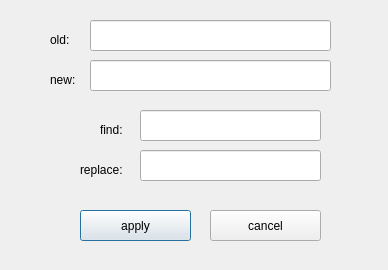
<?xml version="1.0" encoding="UTF-8"?>
<ui version="4.0">
 <class>ReplaceDialog</class>
 <widget class="QDialog" name="ReplaceDialog">
  <property name="geometry">
   <rect>
    <x>0</x>
    <y>0</y>
    <width>388</width>
    <height>270</height>
   </rect>
  </property>
  <property name="windowTitle">
   <string>find and replace</string>
  </property>
  <widget class="QPushButton" name="button_apply">
   <property name="geometry">
    <rect>
     <x>80</x>
     <y>210</y>
     <width>111</width>
     <height>31</height>
    </rect>
   </property>
   <property name="text">
    <string>apply</string>
   </property>
  </widget>
  <widget class="QPushButton" name="button_cancel">
   <property name="geometry">
    <rect>
     <x>210</x>
     <y>210</y>
     <width>111</width>
     <height>31</height>
    </rect>
   </property>
   <property name="text">
    <string>cancel</string>
   </property>
  </widget>
  <widget class="QLabel" name="label_find">
   <property name="geometry">
    <rect>
     <x>100</x>
     <y>120</y>
     <width>31</width>
     <height>20</height>
    </rect>
   </property>
   <property name="text">
    <string>find:</string>
   </property>
  </widget>
  <widget class="QLabel" name="label_replace">
   <property name="geometry">
    <rect>
     <x>80</x>
     <y>160</y>
     <width>51</width>
     <height>20</height>
    </rect>
   </property>
   <property name="text">
    <string>replace:</string>
   </property>
  </widget>
  <widget class="QLineEdit" name="line_2">
   <property name="geometry">
    <rect>
     <x>140</x>
     <y>150</y>
     <width>181</width>
     <height>31</height>
    </rect>
   </property>
  </widget>
  <widget class="QLineEdit" name="line_1">
   <property name="geometry">
    <rect>
     <x>140</x>
     <y>110</y>
     <width>181</width>
     <height>31</height>
    </rect>
   </property>
  </widget>
  <widget class="QLabel" name="label_old">
   <property name="geometry">
    <rect>
     <x>50</x>
     <y>30</y>
     <width>31</width>
     <height>20</height>
    </rect>
   </property>
   <property name="text">
    <string>old:</string>
   </property>
  </widget>
  <widget class="QLabel" name="label_new">
   <property name="geometry">
    <rect>
     <x>50</x>
     <y>70</y>
     <width>31</width>
     <height>20</height>
    </rect>
   </property>
   <property name="text">
    <string>new:</string>
   </property>
  </widget>
  <widget class="QLineEdit" name="line_old">
   <property name="geometry">
    <rect>
     <x>90</x>
     <y>20</y>
     <width>241</width>
     <height>31</height>
    </rect>
   </property>
  </widget>
  <widget class="QLineEdit" name="line_new">
   <property name="geometry">
    <rect>
     <x>90</x>
     <y>60</y>
     <width>241</width>
     <height>31</height>
    </rect>
   </property>
  </widget>
 </widget>
 <tabstops>
  <tabstop>line_1</tabstop>
  <tabstop>line_2</tabstop>
  <tabstop>button_apply</tabstop>
  <tabstop>button_cancel</tabstop>
  <tabstop>line_old</tabstop>
  <tabstop>line_new</tabstop>
 </tabstops>
 <resources/>
 <connections/>
</ui>
